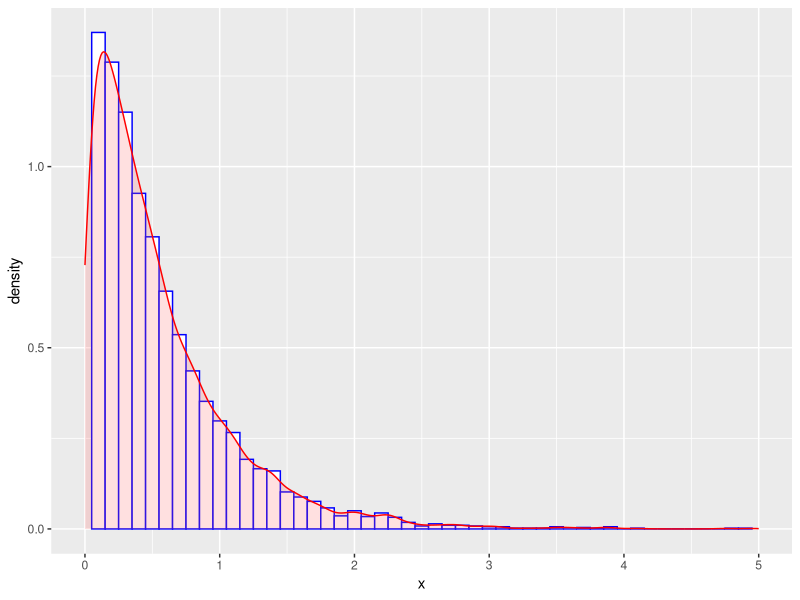
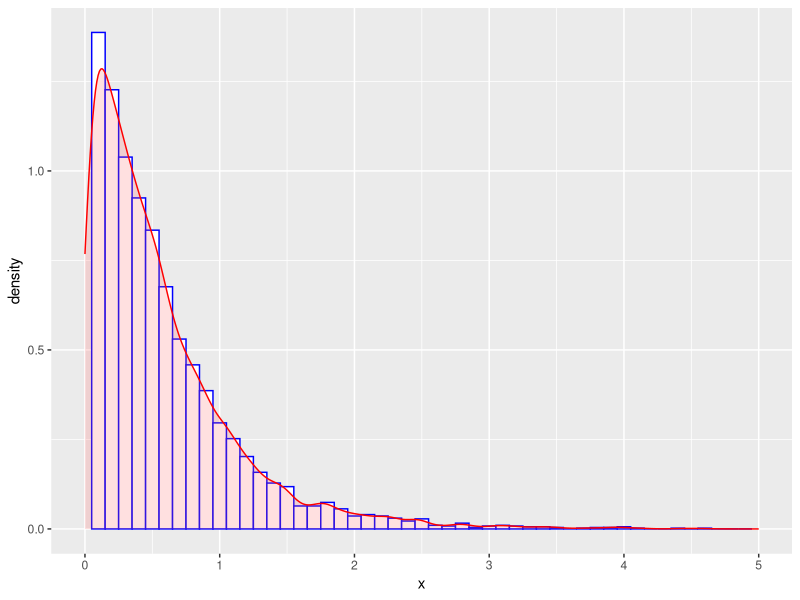

The R source for these figures, in order:

require(ggplot2)

sample1 <- function (n)
{
  size <- 0;
  O <- rep(0,5000);
  while (size < 5000)
  {
    U <- runif(1);
    X <- rexp(1);
    if (U <= 1/(1 + X^2))
    {
      size <- size + 1;
      O[size] <- X;
    }
  }
  
  return(O)
}

sample2 <- function (n)
{
  size <- 0;
  O <- rep(0,5000);
  while (size < 5000)
  {
    U <- runif(1);
    X <- abs(rcauchy(1));
    if (U <= exp(-X))
    {
      size <- size + 1;
      O[size] <- X;
    }
  }
  
  return(O)
}

d1 <- data.frame(x = sample1(5000));
ggplot(d1, aes(x = x)) + geom_histogram(aes(y = ..density..), binwidth = 0.1, color = "blue", fill = "white") + geom_density(alpha = .2 , colour = "red",fill = "#FF6666") + xlim(0,5)

d2 <- data.frame(x = sample2(5000));
ggplot(d2, aes(x = x)) + geom_histogram(aes(y = ..density..), binwidth = 0.1, color = "blue", fill = "white") + geom_density(alpha = .2 , colour = "red",fill = "#FF6666") + xlim(0,5)

system.time(sample1(5000))

system.time(sample2(5000))


